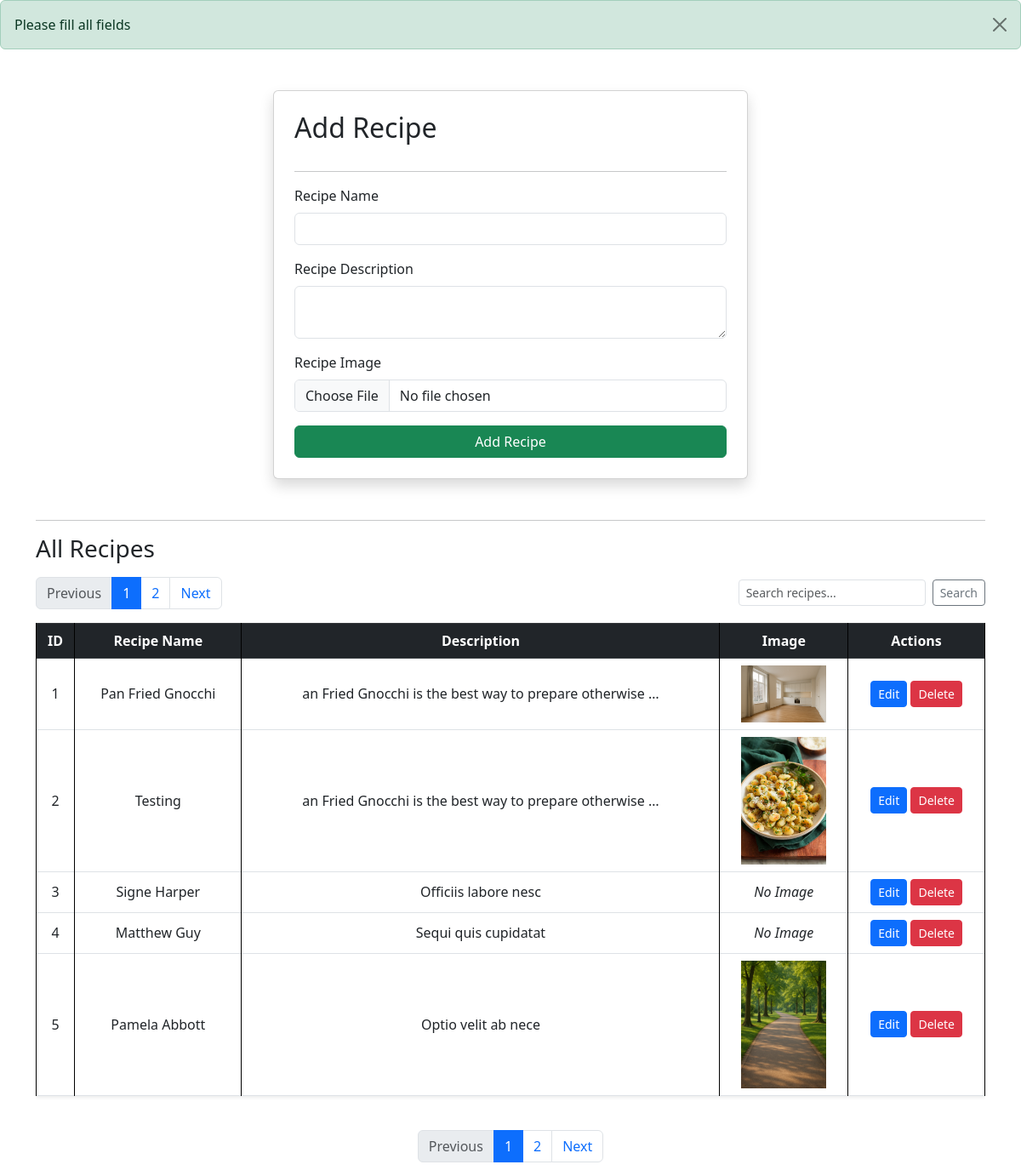
Before: /recipes/ with the older database file.
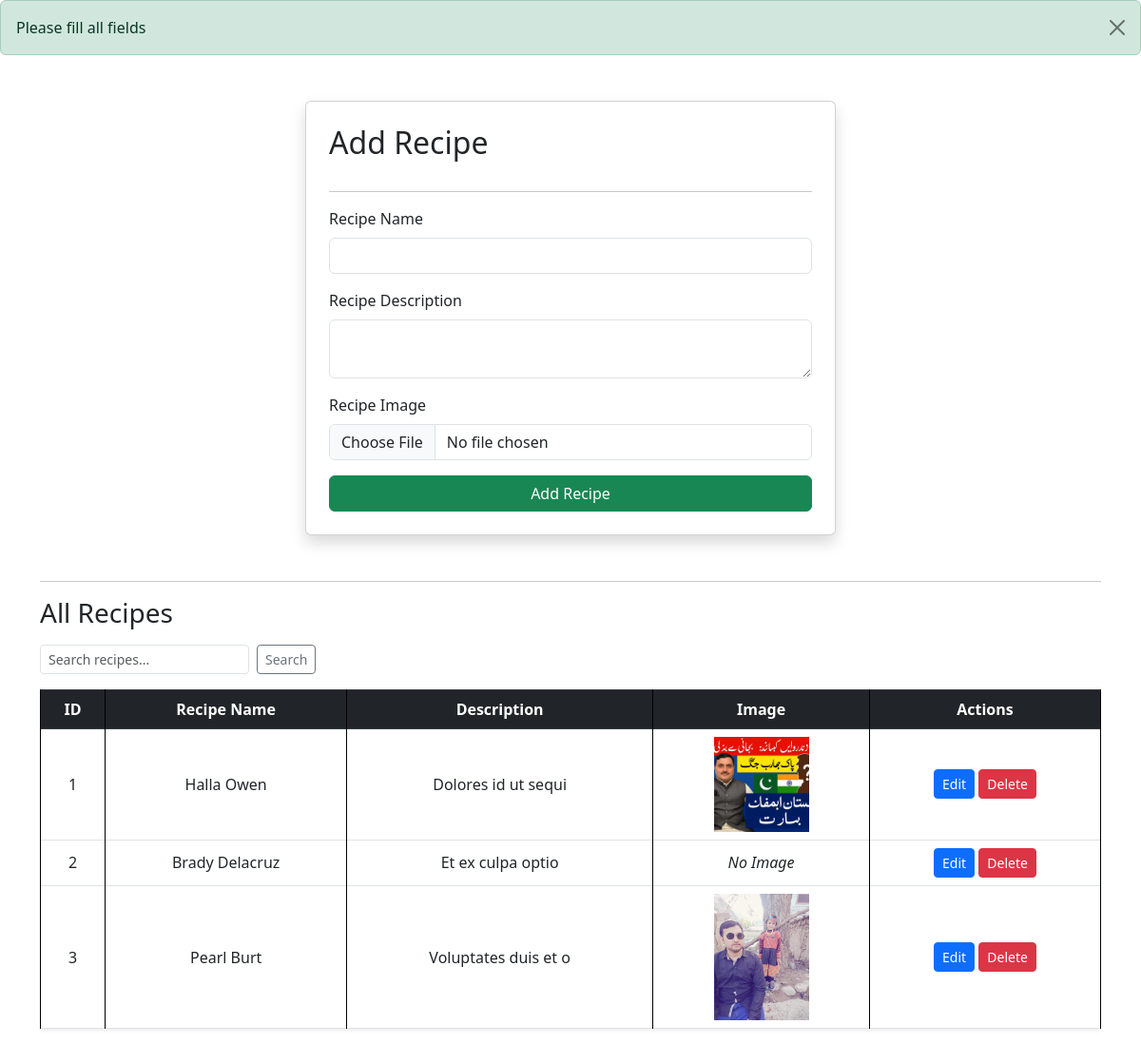
After: the same page with the newer database file.
### vege/models.py (models this page shows, shortened)
class Recipe(models.Model):
    recipe_name = models.CharField(max_length=100)
    slug = models.SlugField(unique=True, blank=True)
    recipe_description = models.TextField()
    recipe_image = models.ImageField(upload_to='recipe')
    recipe_view_count = models.IntegerField(default=1)
    is_deleted = models.BooleanField(default=False)

### vege/views.py (the view)
# urls.py: path('recipes/', recipes, name="recipes"),
def recipes(request):
    if request.method == "POST":
        recipe_name = request.POST.get('recipe_name')
        recipe_description = request.POST.get('recipe_description')
        recipe_image = request.FILES.get('recipe_image')
        if recipe_name and recipe_description:
            Recipe.objects.create(
                recipe_name=recipe_name,
                recipe_description=recipe_description,
                recipe_image=recipe_image
            )
            messages.success(request, "Recipe added successfully!")
            return redirect('recipes')  # Refresh and show new recipe
        queryset = Recipe.objects.filter(is_deleted = False)
    else:
        messages.error(request, "Please fill all fields")
    query = request.GET.get('q', '')
    recipe_list = Recipe.objects.all()
    if query:
        recipe_list = recipe_list.filter(recipe_name__icontains=query)
    paginator = Paginator(recipe_list, 5)  # 5 recipes per page
    page_number = request.GET.get('page')
    page_obj = paginator.get_page(page_number)
    return render(request, 'recipes.html', {
        'recipes': page_obj,
        'query': query,
    })

### vege/templates/recipes.html (shortened to what this page needs)
{% extends "base.html" %}
{% load static %}
{% block start %}
{% if messages %}
    {% for message in messages %}
        <div class="alert alert-success alert-dismissible fade show" role="alert">
            {{ message }}
            <button type="button" class="btn-close" data-bs-dismiss="alert" aria-label="Close"></button>
        </div>
    {% endfor %}
{% endif %}
<div class="container mt-5">
    <form class="col-md-6 mx-auto card p-4 shadow" method="post" enctype="multipart/form-data">
        <h2 class="mb-3">Add Recipe</h2>
        <hr>
        <div class="mb-3">
            <label class="form-label">Recipe Name</label>
            <input name="recipe_name" required type="text" class="form-control">
        </div>
        <div class="mb-3">
            <label class="form-label">Recipe Description</label>
            <textarea name="recipe_description" required class="form-control"></textarea>
        </div>
        <div class="mb-3">
            <label class="form-label">Recipe Image</label>
            <input name="recipe_image" type="file" class="form-control">
        </div>
        <button type="submit" class="btn btn-success">Add Recipe</button>
    </form>
    <hr class="mt-5">
    <h3 class="mb-3">All Recipes</h3>
    {% if recipes %}
        <div class="d-flex justify-content-between align-items-center mb-3">
            {% if recipes.has_other_pages %}
            <nav aria-label="Page navigation top">
                <ul class="pagination mb-0">
                    {% if recipes.has_previous %}
                        <li class="page-item">
                            <a class="page-link" href="?page={{ recipes.previous_page_number }}{% if query %}&q={{ query }}{% endif %}">Previous</a>
                        </li>
                    {% else %}
                        <li class="page-item disabled">
                            <span class="page-link">Previous</span>
                        </li>
                    {% endif %}
                    {% for num in recipes.paginator.page_range %}
                        {% if recipes.number == num %}
                            <li class="page-item active"><span class="page-link">{{ num }}</span></li>
                        {% else %}
                            <li class="page-item"><a class="page-link" href="?page={{ num }}{% if query %}&q={{ query }}{% endif %}">{{ num }}</a></li>
                        {% endif %}
                    {% endfor %}
                    {% if recipes.has_next %}
                        <li class="page-item">
                            <a class="page-link" href="?page={{ recipes.next_page_number }}{% if query %}&q={{ query }}{% endif %}">Next</a>
                        </li>
                    {% else %}
                        <li class="page-item disabled">
                            <span class="page-link">Next</span>
                        </li>
                    {% endif %}
                </ul>
            </nav>
            {% endif %}
            <form method="get" class="d-flex" style="max-width: 300px;">
                <input type="text" name="q" class="form-control form-control-sm" placeholder="Search recipes..." value="{{ query }}">
                <button type="submit" class="btn btn-outline-secondary btn-sm ms-2">Search</button>
            </form>
        </div>
        <div class="table-responsive">
            <table class="table table-bordered align-middle text-center shadow-sm">
                <thead class="table-dark">
                    <tr>
                        <th scope="col">ID</th>
                        <th scope="col">Recipe Name</th>
                        <th scope="col">Description</th>
                        <th scope="col">Image</th>
                        <th scope="col">Actions</th>
                    </tr>
                </thead>
                <tbody>
                    {% for recipe in recipes %}
                        <tr>
                            <td>{{ recipe.id }}</td>
                            <td>{{ recipe.recipe_name }}</td>
                            <td>{{ recipe.recipe_description|truncatewords:10 }}</td>
                            <td>
                                {% if recipe.recipe_image %}
                                    <img src="{{ recipe.recipe_image.url }}" alt="Recipe Image" width="100">
                                {% else %}
                                    <em>No Image</em>
                                {% endif %}
                            </td>
                            <td>
                                <a href="{% url 'update_recipe' recipe.id %}" class="btn btn-sm btn-primary">Edit</a>
                                <a href="{% url 'delete_recipe' recipe.id %}" class="btn btn-sm btn-danger"
                                   onclick="return confirm('Are you sure you want to delete this recipe?');">Delete</a>
                            </td>
                        </tr>
                    {% endfor %}
                </tbody>
            </table>
        </div>
        {% if recipes.has_other_pages %}
        <nav aria-label="Page navigation bottom">
            <ul class="pagination justify-content-center mt-4">
                {% if recipes.has_previous %}
                    <li class="page-item">
                        <a class="page-link" href="?page={{ recipes.previous_page_number }}{% if query %}&q={{ query }}{% endif %}">Previous</a>
                    </li>
                {% else %}
                    <li class="page-item disabled">
                        <span class="page-link">Previous</span>
                    </li>
                {% endif %}
                {% for num in recipes.paginator.page_range %}
                    {% if recipes.number == num %}
                        <li class="page-item active"><span class="page-link">{{ num }}</span></li>
                    {% else %}
                        <li class="page-item"><a class="page-link" href="?page={{ num }}{% if query %}&q={{ query }}{% endif %}">{{ num }}</a></li>
                    {% endif %}
                {% endfor %}
                {% if recipes.has_next %}
                    <li class="page-item">
                        <a class="page-link" href="?page={{ recipes.next_page_number }}{% if query %}&q={{ query }}{% endif %}">Next</a>
                    </li>
                {% else %}
                    <li class="page-item disabled">
                        <span class="page-link">Next</span>
                    </li>
                {% endif %}
            </ul>
        </nav>
        {% endif %}
    {% else %}
        <p class="text-muted">No recipes found.</p>
    {% endif %}
</div>
{% endblock %}

### core/templates/base.html (shortened to what this page needs)
<!DOCTYPE html>
<html lang="en">
<head>
    <link href="https://cdn.jsdelivr.net/npm/bootstrap@5.3.0/dist/css/bootstrap.min.css" rel="stylesheet">
</head>
<body>
    {% block start %}
    {% endblock %}
</body>
</html>

### core/templates/base.html (style rules this page uses)
table, th, td { border: 1px solid black; }

Changed rows visible on the page:
removed Recipe: id "4", recipe_name "Matthew Guy", recipe_description "Sequi quis cupidatat", recipe_image "No Image"
removed Recipe: id "5", recipe_name "Pamela Abbott", recipe_description "Optio velit ab nece", recipe_image (picture)
changed Recipe id 1: recipe_name "Pan Fried Gnocchi" → "Halla Owen"; recipe_description "an Fried Gnocchi is the best way to prepare otherwise …" → "Dolores id ut sequi"; recipe_image: a different picture
changed Recipe id 2: recipe_name "Testing" → "Brady Delacruz"; recipe_description "an Fried Gnocchi is the best way to prepare otherwise …" → "Et ex culpa optio"; recipe_image: picture removed; now shows "No Image"
changed Recipe id 3: recipe_name "Signe Harper" → "Pearl Burt"; recipe_description "Officiis labore nesc" → "Voluptates duis et o"; recipe_image: picture added; no longer shows "No Image"
Other visible differences:
text no longer shown: "Previous Next Previous Next"
list line gone: "1"
list line gone: "2"
